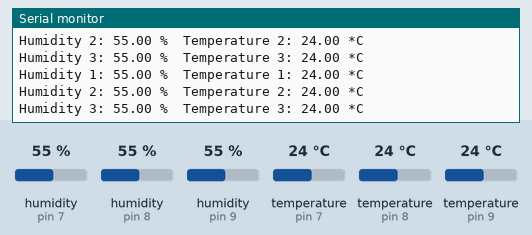
Recording of a sketch running on a simulated Arduino Uno, built with avr-gcc and run on an emulated ATmega328P. Shown: the last lines printed to the serial monitor. The inputs (shaded band) are chosen by the test bench; at power-on: humidity (sensors on pin 7, pin 8, pin 9) 55 %, temperature (sensors on pin 7, pin 8, pin 9) 24 °C.

Above: at 3.0 s.
3.1 s: humidity (sensor on pin 7) set to 22 %
At 5.9 s:
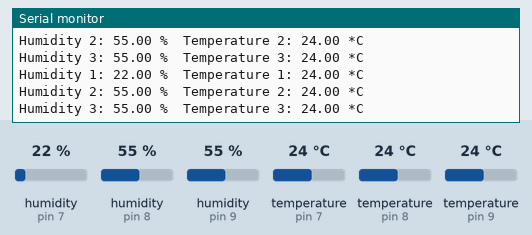
6.0 s: humidity (sensor on pin 8) set to 22 %
At 8.6 s:
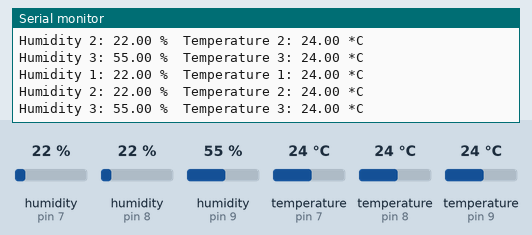
8.9 s: humidity (sensor on pin 9) set to 22 %
At 11.6 s:
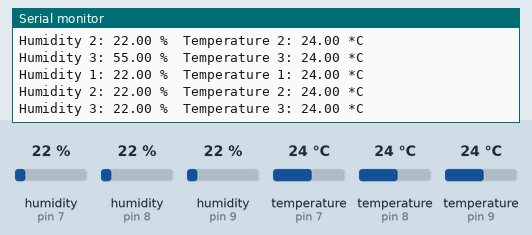
11.8 s: temperature (sensor on pin 7) set to 12 °C
At 14.6 s:
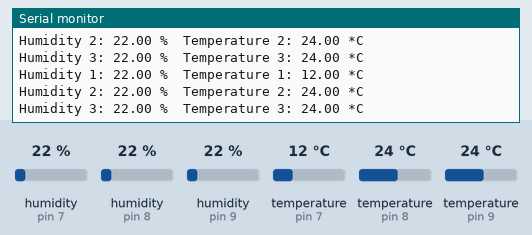
14.7 s: temperature (sensor on pin 8) set to 12 °C
At 17.3 s:
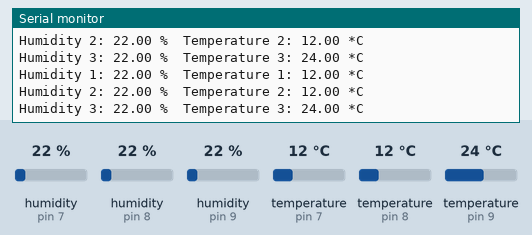
17.6 s: temperature (sensor on pin 9) set to 12 °C
At 20.5 s:
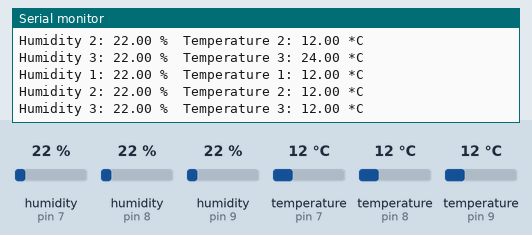
Timing chart, 0 to 21.5 s (numbered marks = the images above; inputs shaded):
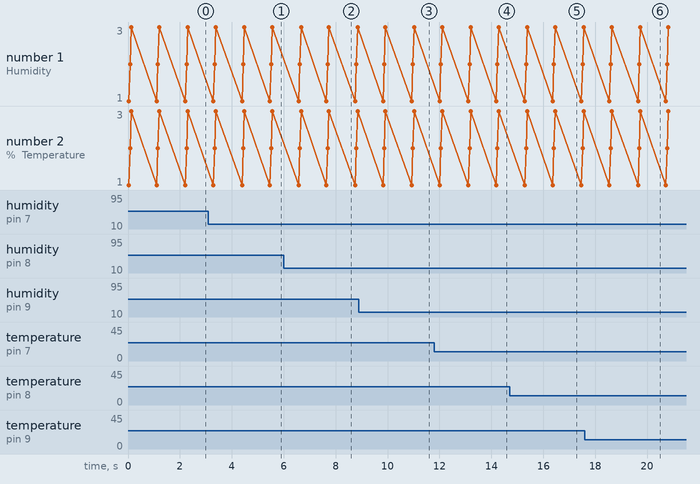

The sketch:

DHT11_DHT22.ino
```cpp
// Example testing sketch for various DHT humidity/temperature sensors
// Written by ladyada, public domain
// DHT_dual_test
// Demonstrates multiple sensors
// Modified sketch by DIY-SciB.org

///////////  *************** librerie  *****************

#include "DHT.h"
#define DHT1PIN 7  // inserire il numero del pin a cui collegato sensore => in questo caso sostituisci il 2
#define DHT2PIN 8  //  come sopra ma sostituire il 3
#define DHT3PIN 9  //  come sopra ma sostituire il 3

// Uncomment whatever type you're using!
#define DHT1TYPE DHT11 // DHT 11
#define DHT2TYPE DHT22 // DHT 22 (AM2302)  /// toglila te usi il dht11
//#define DHTTYPE DHT21 // DHT 21 (AM2301) /// toglila te usi il dht11


// *******************   suggerimenti su come collegare il sensore  ****************
// Connect pin 1 (on the left) of the sensor to +5V
// Connect pin 2 of the sensor to whatever your DHTPIN is
// Connect pin 4 (on the right) of the sensor to GROUND
// Connect a 10K resistor from pin 2 (data) to pin 1 (power) of the sensor

DHT dht1(DHT1PIN, DHT1TYPE);
DHT dht2(DHT2PIN, DHT2TYPE);
DHT dht3(DHT3PIN, DHT2TYPE);

/// **************  Inizio il VOID SETUP

void setup() {
Serial.begin(9600);
Serial.println("DHTxx test!");
dht1.begin();
dht2.begin();
dht3.begin();
}

/// **************  Inizio il void loop

void loop() {
// Reading temperature or humidity takes about 250 milliseconds!
// Sensor readings may also be up to 2 seconds 'old' (its a very slow sensor)
float h1 = dht1.readHumidity();
float t1 = dht1.readTemperature();
float h2 = dht2.readHumidity();
float t2 = dht2.readTemperature();
float h3 = dht3.readHumidity();
float t3 = dht3.readTemperature();
// check if returns are valid, if they are NaN (not a number) then something went wrong!
if (isnan(t1) || isnan(h1)) {
Serial.println("Failed to read from DHT #1");
} else {
Serial.print("Humidity 1: ");
Serial.print(h1);
Serial.print(" %\t");
Serial.print("Temperature 1: ");
Serial.print(t1);
Serial.println(" *C");
}
if (isnan(t2) || isnan(h2)) {
Serial.println("Failed to read from DHT #2");
} else {
Serial.print("Humidity 2: ");
Serial.print(h2);
Serial.print(" %\t");
Serial.print("Temperature 2: ");
Serial.print(t2);
Serial.println(" *C");
}
if (isnan(t3) || isnan(h3)) {
Serial.println("Failed to read from DHT #3");
} else {
Serial.print("Humidity 3: ");
Serial.print(h3);
Serial.print(" %\t");
Serial.print("Temperature 3: ");
Serial.print(t3);
Serial.println(" *C");
}
 /// finito di cambiare le varie cose puoi caricarlo e provarlo.......  :smiley-cool:
 delay(1000);
}
```

Measured:
- after the input at 3.1 s, the serial monitor: prints a new line after 1.3 s (image 1)
- after the input at 6.0 s, the serial monitor: prints a new line after 0.62 s (image 2)
- after the input at 8.9 s, the serial monitor: prints a new line after 2.1 s (image 3)
- after the input at 11.8 s, the serial monitor: prints a new line after 1.3 s (image 4)
- after the input at 14.7 s, the serial monitor: prints a new line after 0.64 s (image 5)
- after the input at 17.6 s, the serial monitor: prints a new line after 2.1 s (image 6)
